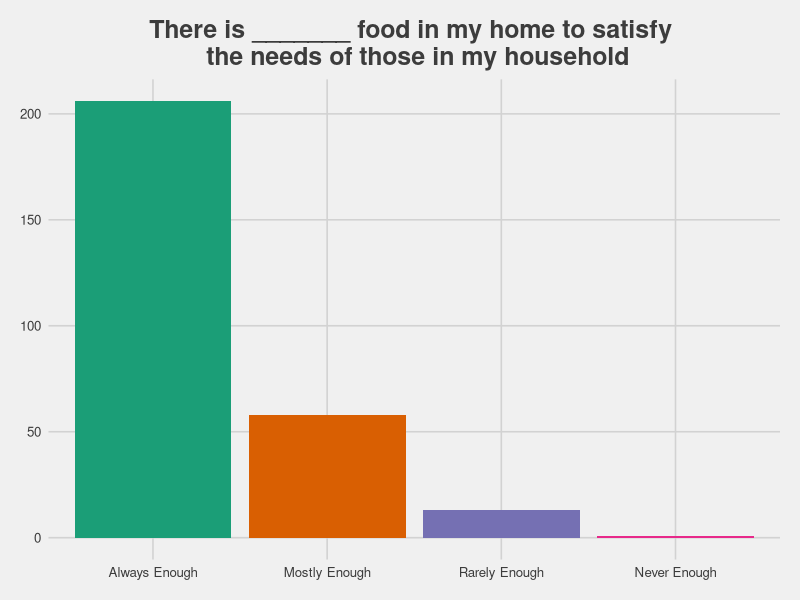
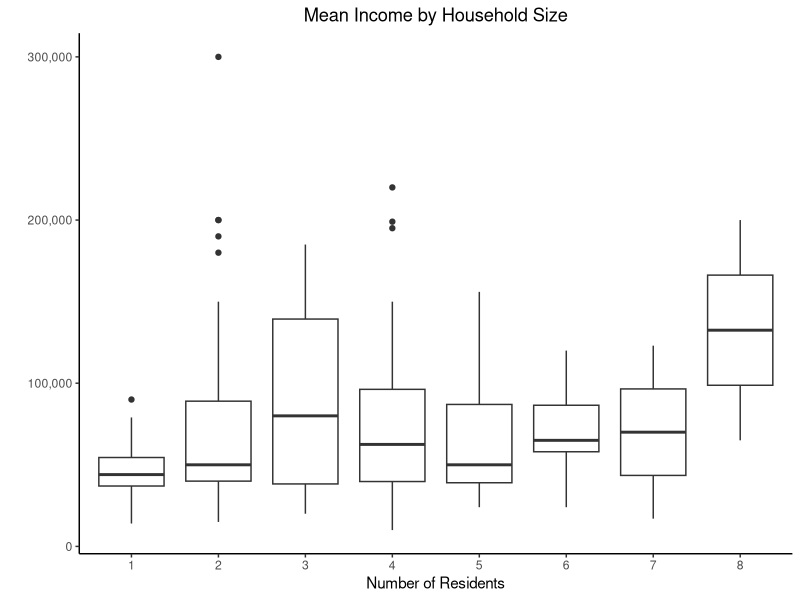
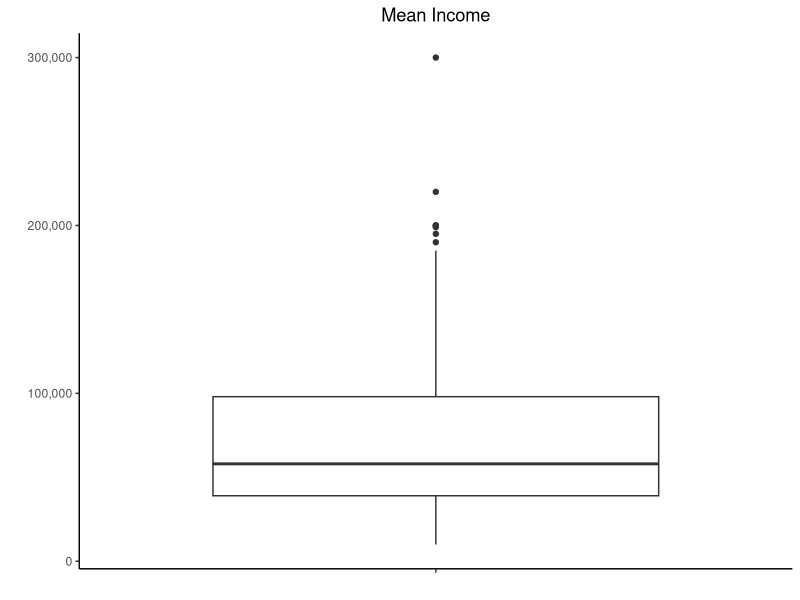
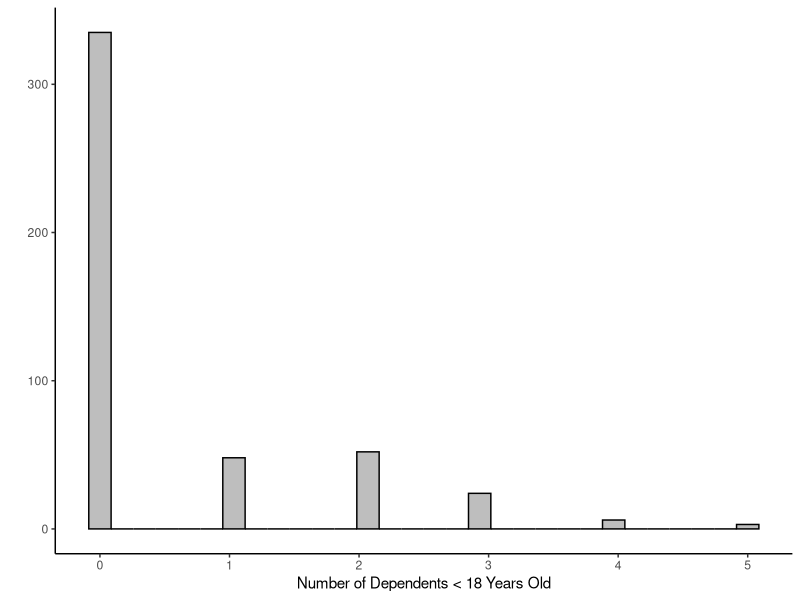
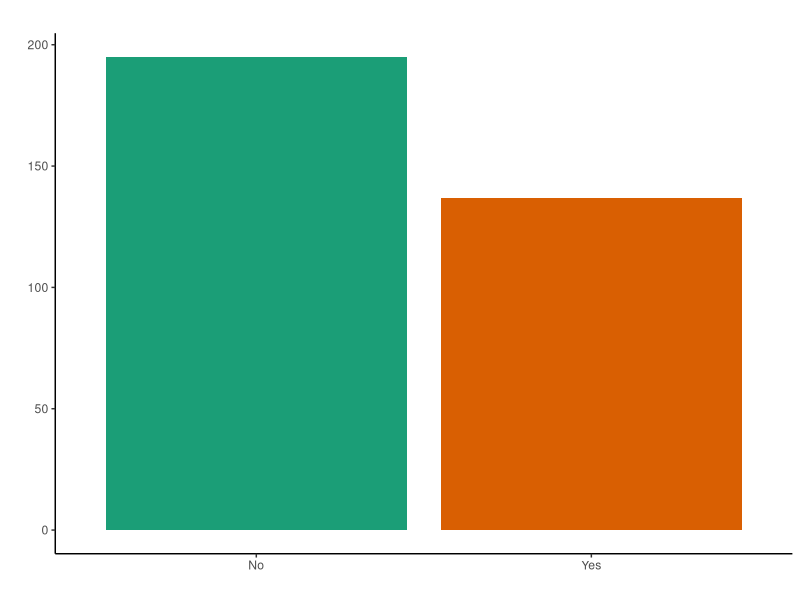
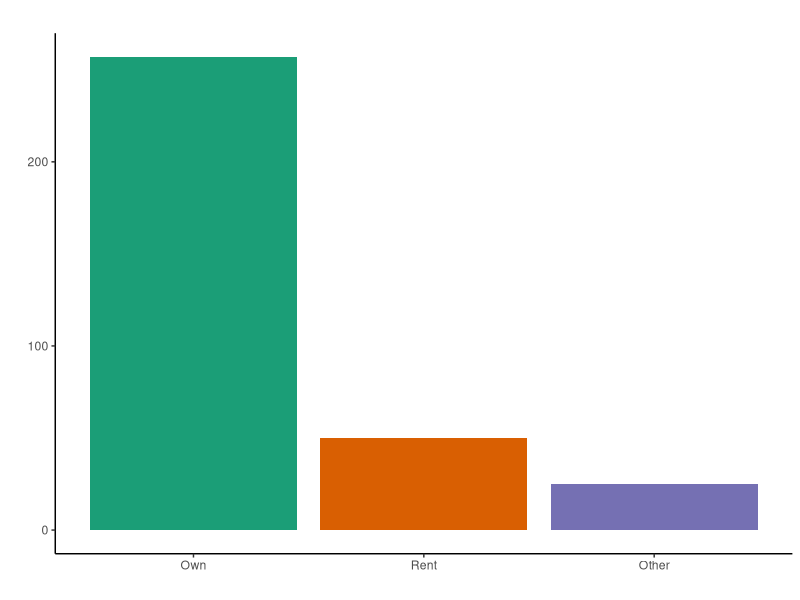
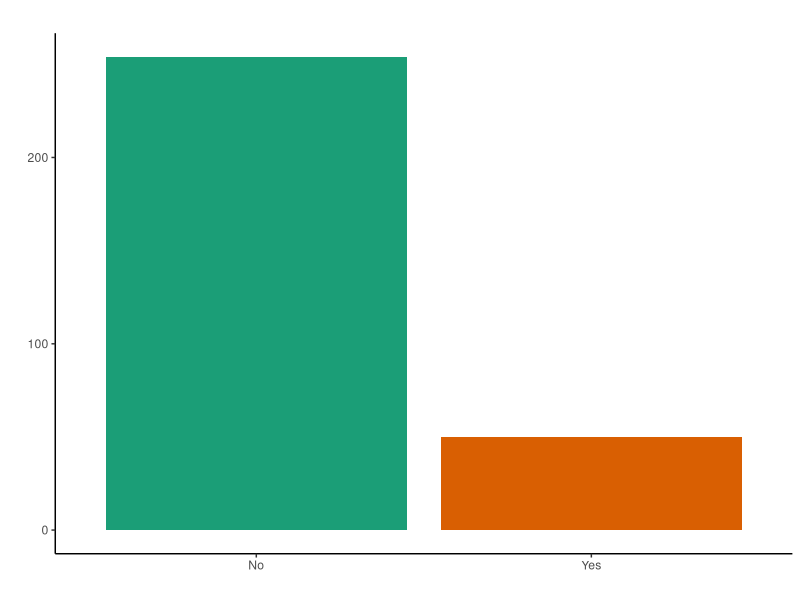
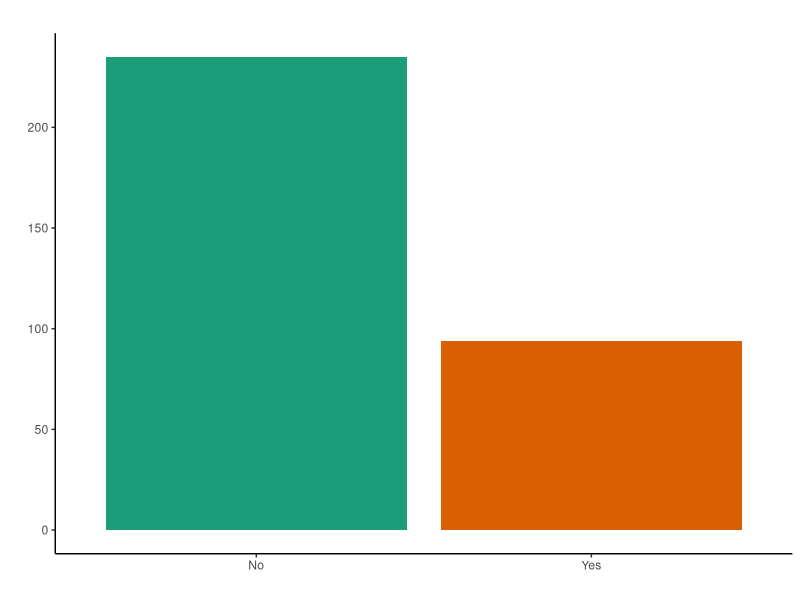

These figures' R source, in order:
# github project issues

# load libraries
library(tidyverse)
library(scales)
library(readxl)
library(ggthemes)


# load data
qualtrics_data <- read_excel("qualtrics-data.xlsx")

# restructure data

qualtrics_data$residents_n <- as.numeric(qualtrics_data$residents)
qualtrics_data$residents_f <- as.factor(qualtrics_data$residents)

# removed dollar signs and columns

gsub("[$,]","",qualtrics_data$gfi_2022_expected)
qualtrics_data$gfi_2022_expected <- as.numeric(qualtrics_data$gfi_2022_expected)

# food security

table(qualtrics_data$food_security)

qualtrics_data$food_security <- 
  recode_factor(qualtrics_data$food_security, 
         "There is always enough food in my home to satisfy the needs of those in the household" = "Always Enough",
         "There is mostly enough food in my home to satisfy the needs of those in the household" = "Mostly Enough",
         "There is rarely enough food in my home to satisfy the needs of those in the household" = "Rarely Enough",
         "There is never enough food in my home to satisfy the needs of those in the household" = "Never Enough")

qualtrics_data %>% 
  drop_na(food_security) %>% 
  ggplot(aes(food_security, fill = food_security)) +
    geom_bar() +
    scale_fill_brewer(palette = "Dark2") +
    theme_fivethirtyeight() +
    theme(legend.position = "none",
        plot.title = element_text(hjust = 0.5)) +
    labs(title = "There is _______ food in my home to satisfy \n the needs of those in my household",
       x = "",
       y = "")

ggsave("food_security.png")
  

# residents

qualtrics_data %>% 
  filter(!is.na(residents_f)) %>% 
  group_by(residents_f) %>% 
  count()

qualtrics_data %>% 
  drop_na(residents_f, gfi_2022_expected) %>% 
  ggplot(qualtrics_data, mapping = aes(residents_f, gfi_2022_expected)) +
    geom_boxplot() + 
    theme_classic() + 
    scale_y_continuous(labels = comma) +
    theme(legend.position = "right",
        plot.title = element_text(hjust = 0.5)) +
    labs(title = "Mean Income by Household Size",
       x = "Number of Residents",
       y = "")
ggsave("income_by_housesize.png")

# income

qualtrics_data %>% 
  filter(Finished == "True") %>% 
  drop_na(gfi_2022_expected) %>% 
  ggplot(qualtrics_data, mapping = aes(Finished, gfi_2022_expected)) +
  geom_boxplot() + 
  theme_classic() + 
  scale_y_continuous(labels = comma) + 
  theme(legend.position = "right",
        plot.title = element_text(hjust = 0.5),
        axis.text.x = element_blank()) +
  labs(title = "Mean Income",
       x = "",
       y = "") 
ggsave("income.png")


# Under 18

# Replace NA

qualtrics_data$under18count <- as.numeric(qualtrics_data$under18count)

# Convert "One" to 1

qualtrics_data$under18count[qualtrics_data$under18count == "One"] <- 1

# Convert to numeric

qualtrics_data$under18count[is.na(qualtrics_data$under18count)] <- 0

# Run histogram

ggplot(qualtrics_data, aes(under18count)) + 
  geom_histogram(color = "black",
                 fill = "gray") +
  theme_classic() +
  labs(x = "Number of Dependents < 18 Years Old",
       y = "")

ggsave("under18count.png")

qualtrics_data %>% 
  group_by(under18count) %>% 
  count() 

# Bar chart

qualtrics_data %>% 
  drop_na(under18) %>% 
  ggplot(aes(under18, fill = under18)) +
  geom_bar() +
  scale_fill_brewer(palette = "Dark2") +
  theme_classic() +
  theme(legend.position = "none",
        plot.title = element_text(hjust = 0.5)) +
  labs(title = "",
       x = "",
       y = "")
ggsave("under18.png")

# housing

table(qualtrics_data$housing)

qualtrics_data$housing <- 
  recode_factor(qualtrics_data$housing, 
                "I own my house or apartment" = "Own",
                "I rent my own house or apartment" = "Rent",
                "Other" = "Other")

qualtrics_data %>% 
  drop_na(housing) %>% 
  ggplot(aes(housing, fill = housing)) +
  geom_bar() +
  scale_fill_brewer(palette = "Dark2") +
  theme_classic() +
  theme(legend.position = "none",
        plot.title = element_text(hjust = 0.5)) +
  labs(title = "",
       x = "",
       y = "")

ggsave("housing.png")

# Single Parent



qualtrics_data$singleparent_f <- as.factor(qualtrics_data$singleparent)
qualtrics_data$singleparent_f <- recode(qualtrics_data$singleparent_f,
                                        "yes" = "Yes",
                                        "NO" = "No",
                                        "no" = "No",
                                        "O" = "No",
                                        "Widow" = "NA",
                                        "N/a" = "NA",
                                        "N/A" = "NA",
                                        "Na" = "NA",
                                        "1" = "NA",
                                        "Just me  childen are all married" = "NA",
                                        "My son moved in after , I lost my husband to covid." = "NA")
qualtrics_data$singleparent_f <- na_if(qualtrics_data$singleparent_f,"NA")

qualtrics_data %>% 
  drop_na(singleparent_f) %>% 
  ggplot(aes(singleparent_f, fill = singleparent_f)) +
  geom_bar() +
  scale_fill_brewer(palette = "Dark2") +
  theme_classic() +
  theme(legend.position = "none",
        plot.title = element_text(hjust = 0.5)) +
  labs(title = "",
       x = "",
       y = "")
ggsave("singleparent.png")

# Over 65




qualtrics_data$over65count_f <- recode(qualtrics_data$over65count,
                                        "0" = "NA",
                                        "myself" = "1",
                                        "One" = "1",
                                        "two" = "2")

qualtrics_data$over65count_f <- na_if(qualtrics_data$over65count_f,"NA")

                                        
qualtrics_data$over65count_n <- as.numeric(qualtrics_data$over65count_f)


# Run histogram

qualtrics_data %>% 
  drop_na(over65) %>% 
  ggplot(aes(over65, fill = over65)) +
  geom_bar() +
  scale_fill_brewer(palette = "Dark2") +
  theme_classic() +
  theme(legend.position = "none",
        plot.title = element_text(hjust = 0.5)) +
  labs(title = "",
       x = "",
       y = "")
ggsave("over65.png")


qualtrics_data_combined <- qualtrics_data %>% 
  mutate(gfi = coalesce(gfi1, gfi2, gfi3, gfi4, gfi5, gfi6, gfi7, gfi8)) 


# Employment Affected by COVID

table(qualtrics_data$employ_affect_covid)

# Temp Reduction in Hours

table(qualtrics_data$temp_reduction_hours)


# Permanent Reduction in Hours

table(qualtrics_data$perm_reduction_hours)


# Temporary Out of Work

table(qualtrics_data$temp_out_of_work)



# Permanent Out of Work

table(qualtrics_data$perm_out_of_work)

# Work Remotely

table(qualtrics_data$work_remotely)

# How Found Work

table(qualtrics_data$how_found_work)

# Require Child Care

table(qualtrics_data$require_child_care)

# Used Community Services

table(qualtrics_data$used_community_nonprofit_services)

table(qualtrics_data$how_found_work,
      qualtrics_data$perm_out_of_work)
